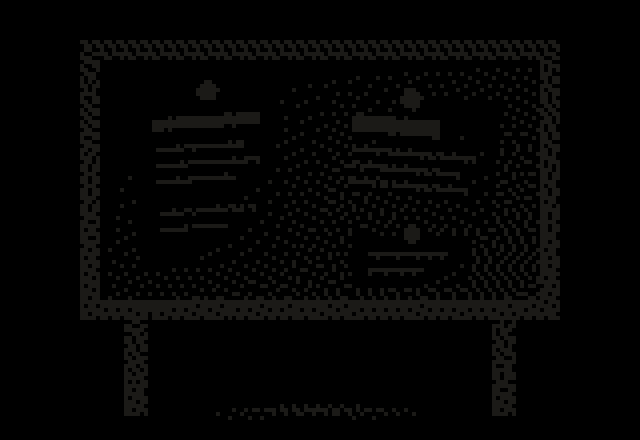
#> input picture tanitim/gorsel/bos-durum.png, 640 x 440 px
$ python -i dither.py   (imports and definitions only)
#> lines starting #> are read from the running program, lines starting #| are printed output that depends on the picture; after the words box and inside, x2 and y2 are one past the last pixel; in counts of white or black regions, pixels touching at a corner belong together
"""1-bit dither (titreşimli tarama) üreticisi.

Gri tonlu bir görseli (PNG, JPG ya da SVG) Atkinson hata yayma ya da Bayer sıralı dither
ile 1-bit'e çevirir. Çıktı: şeffaf zeminli, yalnızca siyah pikselli PNG. Renklendirme
CSS ile yapılır (mask-image), böylece aynı görsel açık/koyu temada çalışır.

Kullanım:
    python scripts/dither.py GIRDI.svg CIKTI.png [--yontem atkinson|bayer4|bayer8]
                             [--genislik 160] [--gama 1.0] [--ters]
    python scripts/dither.py --desenler KLASOR     # Bayer 4×4 desen karoları (17 seviye)
    python scripts/dither.py --hepsi               # projedeki bütün görselleri yeniden üret

Gereken: Pillow; SVG girdisi için resvg-py (pip install resvg-py).
"""

from __future__ import annotations

import argparse
import sys
from pathlib import Path

from PIL import Image

ROOT = Path(__file__).resolve().parents[1]
STATIC = ROOT / "src" / "kolaymetin" / "web" / "static"
KAYNAK = ROOT / "assets" / "kaynak"

BAYER4 = [
    [0, 8, 2, 10],
    [12, 4, 14, 6],
    [3, 11, 1, 9],
    [15, 7, 13, 5],
]


# [15 lines left out: function bayer_matrix, not called in this run]


def load_gray(path: Path, width: int | None = None) -> Image.Image:
    """Görseli gri tonlu (L) olarak yükler; SVG ise önce PNG'ye çevirir."""
    if path.suffix.lower() == ".svg":
        try:
            import resvg_py
        except ImportError as exc:  # pragma: no cover
            raise SystemExit("SVG için resvg-py gerekli: pip install resvg-py") from exc
        import io

        data = bytes(resvg_py.svg_to_bytes(svg_string=path.read_text(encoding="utf-8")))
        img = Image.open(io.BytesIO(data))
    else:
        img = Image.open(path)
    if img.mode in ("RGBA", "LA", "P"):
        img = img.convert("RGBA")
        bg = Image.new("RGBA", img.size, (255, 255, 255, 255))
        bg.alpha_composite(img)
        img = bg
    img = img.convert("L")
    if width and img.width != width:
        height = max(1, round(img.height * width / img.width))
        img = img.resize((width, height), Image.Resampling.LANCZOS)
    return img


# [58 lines left out: functions _apply_gamma, atkinson, bayer, to_png, not called in this run]


def dither_file(
    src: Path, dst: Path, method: str = "atkinson", width: int | None = 160,
    gamma: float = 1.0, invert: bool = False, scale: int = 1,
) -> Path:
    img = load_gray(src, width)
    if method == "atkinson":
        ink = atkinson(img, gamma)
    elif method in ("bayer4", "bayer8"):
        ink = bayer(img, 4 if method == "bayer4" else 8, gamma)
    else:
        raise SystemExit(f"Bilinmeyen yöntem: {method}")
    dst.parent.mkdir(parents=True, exist_ok=True)
    to_png(ink, invert, scale).save(dst, optimize=True)
    return dst


# [11 lines left out: function pattern_tiles, not called in this run]


# Projedeki görseller: kaynak → (çıktı, yöntem, genişlik, gama)
PROJECT_IMAGES = {
    "duyuru-panosu.svg": ("gorsel/bos-durum.png", "atkinson", 160, 1.0),
    "megafon.svg": ("gorsel/kapak-cumle.png", "atkinson", 160, 1.0),
    "buyutec.svg": ("gorsel/kapak-kelime.png", "atkinson", 160, 1.0),
    "katlanmis-kagit.svg": ("gorsel/kapak-bicim.png", "atkinson", 160, 0.8),
    "el-kalem.svg": ("gorsel/kapak-metin.png", "atkinson", 160, 1.0),
    "kunye-gunes.svg": ("gorsel/kunye-gunes.png", "atkinson", 56, 1.0),
}


# [36 lines left out: functions build_all, main, not called in this run]


# [2 lines not run here, left out]

>>> import cv2
>>> picture = cv2.imread('../tanitim/gorsel/bos-durum.png', cv2.IMREAD_GRAYSCALE)
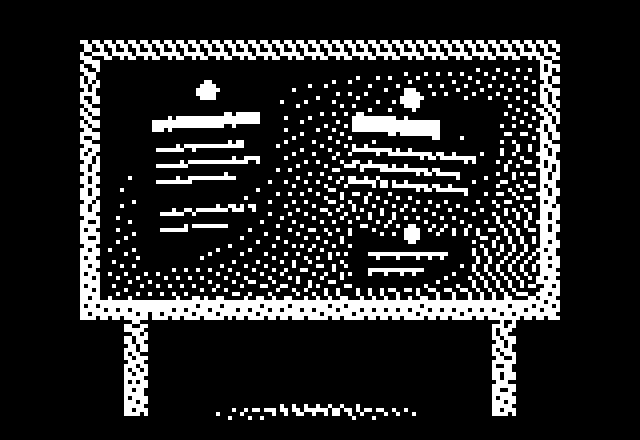
#> picture: shape (440, 640); values 0 (black) and 25 (white), 15.6% white; 403 white regions (302 under 20 px), largest, box (x1, y1, x2, y2) and area: (80, 40, 560, 416) 26912, (352, 112, 440, 140) 1504, (152, 112, 260, 132) 1280
>>> result = dither_file(picture, 'out.png')
#> (the run stopped early here; a loop or call above may not have finished)

$ run again, on assets/sosyal/profil-koyu.png
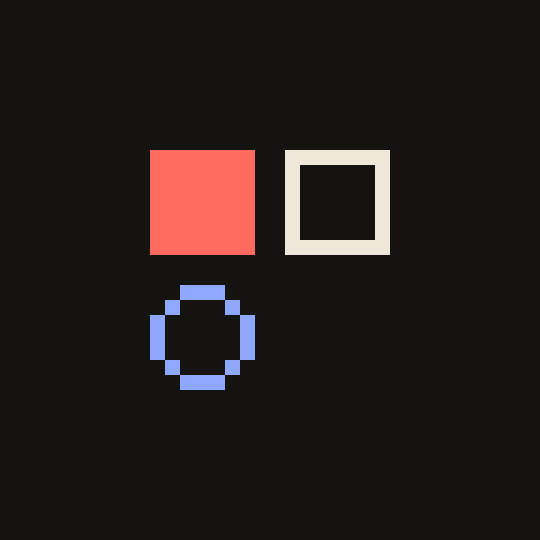
#> input picture assets/sosyal/profil-koyu.png, 1080 x 1080 px (shown at 1/2 size)
#> `picture = cv2.imread('../tanitim/gorsel/bos-durum.png', cv2.IMREAD_GRA..`:
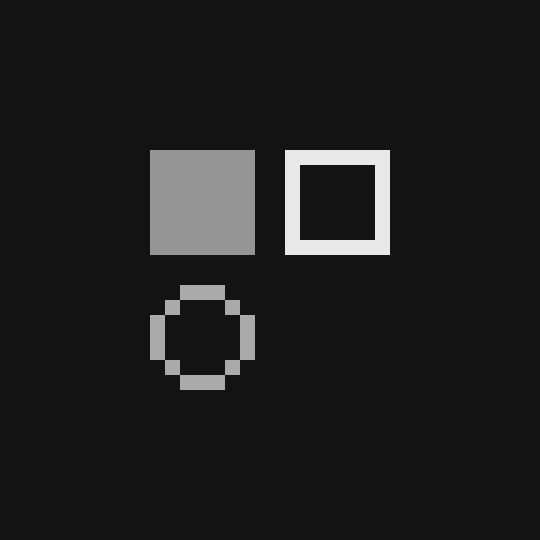
#> picture: shape (1080, 1080) (shown at 1/2 size); min 19, max 232, mean 29.7
